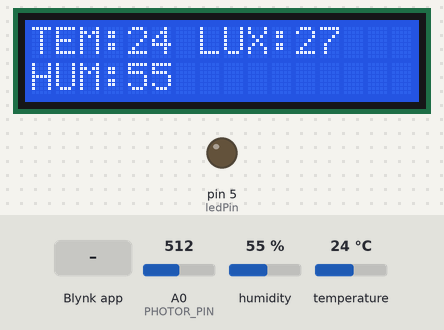
Bench run of a sketch on a simulated Arduino Uno, built with avr-gcc and run on an emulated ATmega328P. On the bench: 16×2 character LCD, output pins drawn as LEDs (lit = HIGH). The test bench sets the inputs (shaded band); at power-on: humidity 55 %, A0 (PHOTOR_PIN) = 512, temperature 24 °C. WiFi joins after 1.5 s; servers stay silent unless stated.

Above: at 3.0 s.
3.1 s: Blynk app writes 1 to V0
At 3.9 s:
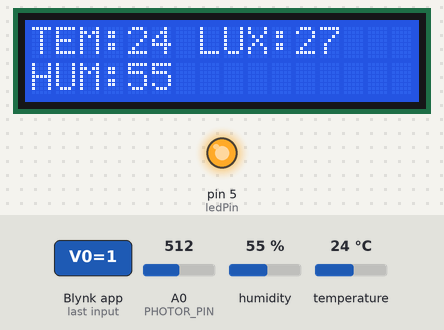
4.6 s: humidity set to 22 %
At 5.5 s:
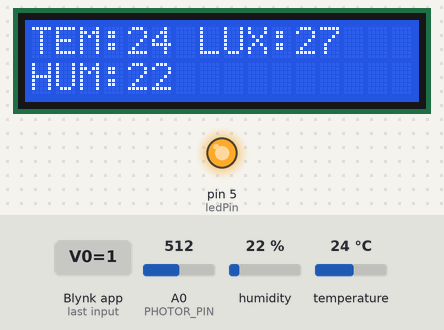
6.1 s: A0 (PHOTOR_PIN) set to 716
At 10.5 s:
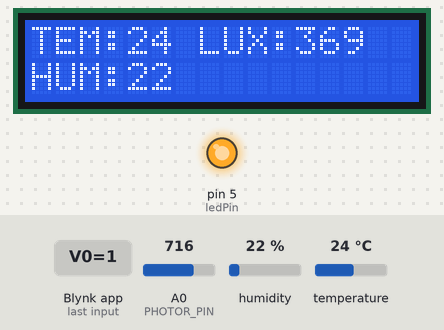
11.1 s: temperature set to 12 °C
At 15.6 s:
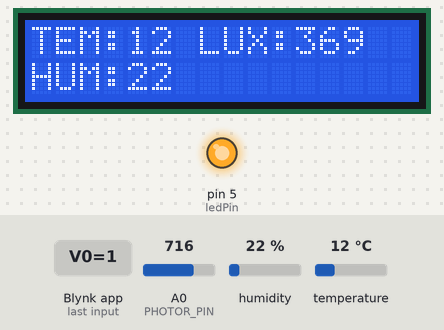
16.1 s: A0 (PHOTOR_PIN) set to 900
At 20.6 s:
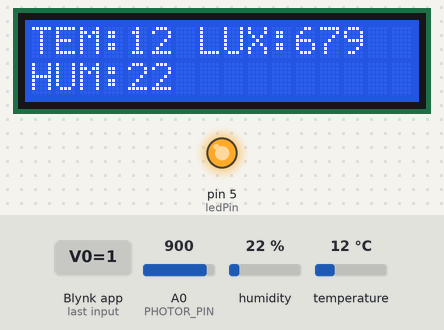
21.1 s: humidity set to 40 %
At 25.6 s:
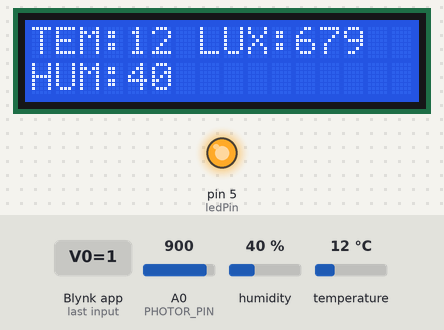
Timing chart, 0 to 27.1 s (numbered marks = the images above; inputs shaded):
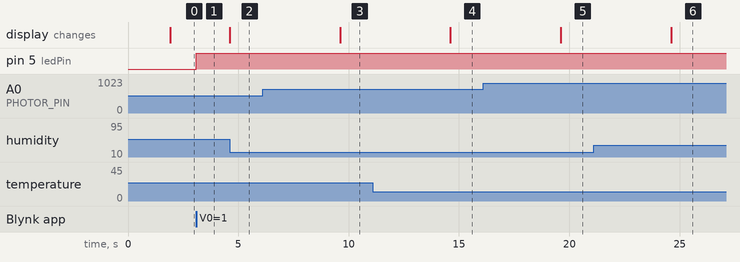

The sketch:

05-20-LCD.ino
```cpp
// Comment this out to disable prints and save space
#define BLYNK_PRINT Serial

#include "credentials.h"
#include <ESP8266_Lib.h>
#include <BlynkSimpleShieldEsp8266.h>
#include <DFRobot_DHT11.h>
#include <LiquidCrystal.h>

#define DHT11_PIN 4
DFRobot_DHT11 DHT;

LiquidCrystal lcd(13, 12, 8, 9, 10, 11);

#define PHOTOR_PIN A0

char auth[] = BLYNK_AUTH_TOKEN;

// or Software Serial on Uno, Nano...
#include <SoftwareSerial.h>
SoftwareSerial EspSerial(2, 3); // RX, TX

// Your ESP8266 baud rate:
#define ESP8266_BAUD 9600

ESP8266 wifi(&EspSerial);

#define ledPin 5

BlynkTimer timer;  // We'll use the BlynkTimer to take
                    // pot readings every 1000 ms.
                    // This will protect the Blynk cloud from
                    // flooding.
                    // Read more: https://docs.blynk.io/en/blynk.edgent-firmware-api/blynk-timer

BLYNK_WRITE(V0)
{
  int pinValue = param.asInt(); // assigning incoming value from pin V0 to a variable
  digitalWrite(ledPin,pinValue);
}

void sensorTimer()
{
  // This function describes what will happen with each timer tick
  // e.g. writing sensor values to datastream V1, V2, V3.
  int photoRValue = analogRead(PHOTOR_PIN);
  int lux = 1.68 * photoRValue - 833;
  Blynk.virtualWrite(V1, lux);

  DHT.read(DHT11_PIN);
  int tem = DHT.temperature;
  int hum = DHT.humidity;

  Blynk.virtualWrite(V2, tem);
  Blynk.virtualWrite(V3, hum);

  updateLCD(tem, hum, lux);
}

void setup()
{
  // Debug console
  Serial.begin(9600);
  lcd.begin(16, 2);
  lcd.setCursor(0,1);
  lcd.print(F("Connecting..."));

  // Set ESP8266 baud rate
  EspSerial.begin(ESP8266_BAUD);
  delay(10);
  Blynk.begin(auth, wifi, ssid, pass);
  pinMode(ledPin,OUTPUT);

  // Setting interval to send data to Blynk Cloud to 1000ms.
  // It means that data will be sent every second
  timer.setInterval(5000L, sensorTimer);
}

void loop()
{
  Blynk.run();
  timer.run();
}

void updateLCD(int tem, int hum, int lux)
{
  lcd.clear();
  lcd.setCursor(0,0); //Set the cursor XY coordinates
  lcd.print(F("TEM:"));
  lcd.print(tem, DEC);

  lcd.setCursor(0,1); //Set the cursor XY coordinates
  lcd.print(F("HUM:"));
  lcd.print(hum, DEC);

  lcd.setCursor(7,0); //Set the cursor XY coordinates
  lcd.print(F("LUX:"));
  lcd.print(lux, DEC);
}
```

credentials.h
```cpp
// Template ID, Device Name and Auth Token are provided by the Blynk.Cloud
// See the Device Info tab, or Template settings
#define BLYNK_TEMPLATE_ID "TMPLLASN5HsJ"
#define BLYNK_DEVICE_NAME "ESP01S Arduino Uno"
#define BLYNK_AUTH_TOKEN "oWN3RQdMF0xDtjaO1MTds14KE8kiJeMC"

// Your WiFi credentials.
// Set password to "" for open networks.

char ssid[] = "ardwifi";
char pass[] = "ardwifi987";
```

Measured:
- after the input at 3.1 s, pin 5 (ledPin): LOW → HIGH at once
- after the input at 4.6 s, the display: changes at once (image 2)
- after the input at 6.1 s, the display: changes after 3.5 s (image 3)
- after the input at 11.1 s, the display: changes after 3.5 s (image 4)
- after the input at 16.1 s, the display: changes after 3.5 s (image 5)
- after the input at 21.1 s, the display: changes after 3.5 s (image 6)
